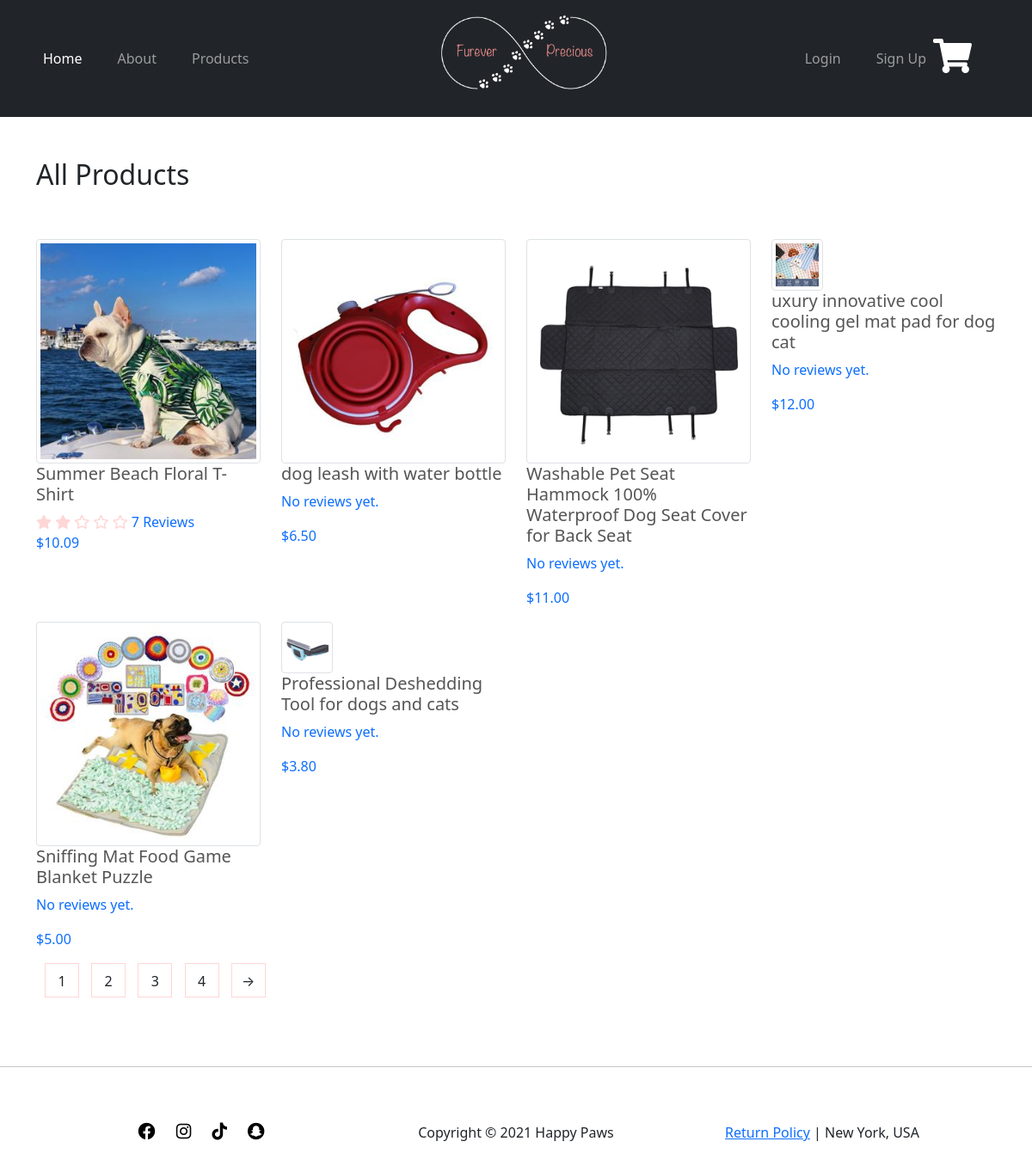
The page /products on the database as committed earlier.
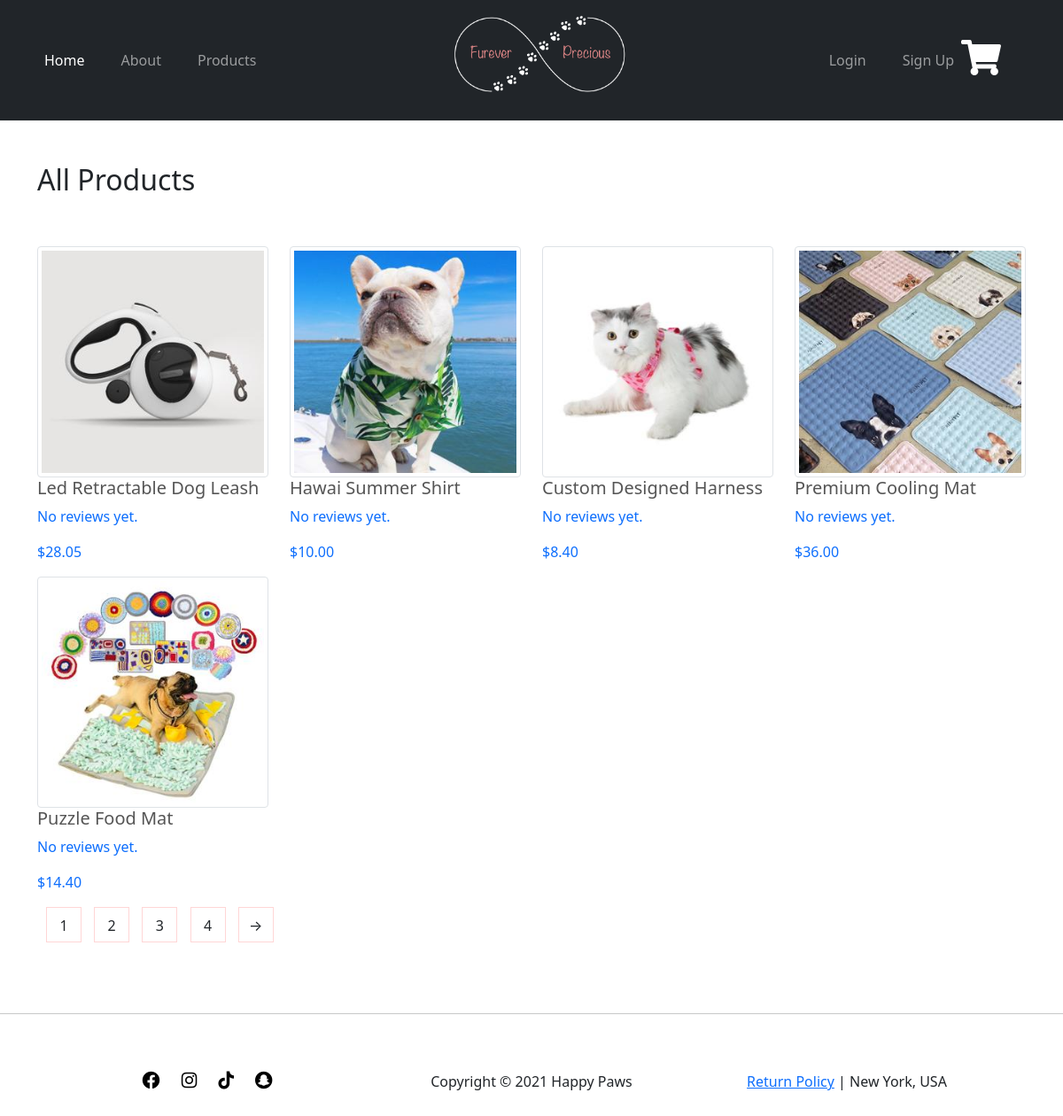
The same page on the database as committed later.
### store/models.py (models this page shows, shortened)
class Product(models.Model):
    VARIANTS = (
        ('None', 'None'),
        ('Size', 'Size'),
        ('Color', 'Color'),
        ('Size-Color', 'Size-Color')
    )
    name = models.CharField(max_length=255)
    price = models.DecimalField(max_digits=6, decimal_places=2)
    keyword = models.CharField(max_length=255)
    date_added = models.DateTimeField(default=timezone.now)
    image = models.ImageField(upload_to='products')
    description = RichTextUploadingField()
    variant = models.CharField(max_length=10, choices=VARIANTS, default='None')
    def image_tag(self):
        return mark_safe(f'<img src="{self.image.url}" height="50">')
    image_tag.short_description = "Product Image"
    def review_average(self):
        rating_dic = Review.objects.filter(product=self).aggregate(average_rating=Avg('rating'))
        rating = rating_dic['average_rating']
        if rating:
            rating_list = []
            for i in range(1, 6):
                if rating > i:
                    rating_list.append("fas fa-star")
                elif rating >= (i - 0.5):
                    rating_list.append('fas fa-star-half-alt')
                else:
                    rating_list.append('far fa-star')
            return rating_list
        else:
            return None
    def review_count(self):
        return Review.objects.filter(product=self).count()

### store/views.py (the view)
# urls.py: path('products', views.products, name='products'),
def products(request):
    context = {
        'products': Product.objects.all()
    }
    return render(request, 'store/products.html', context)

### store/templates/store/products.html
{% extends "store/base.html" %}
{% load static %}
{% block content %}
    <div class="container">
        <div class="row my-5">
            <div class="col">
                <h2>All Products</h2>
            </div>
        </div>
        <div class="row products-link">
            {% for product in products %}
            <a href="{% url 'product' product.id %}" class="col-sm col-md-4 col-lg-3 products">
                    <img src="{{ product.image.url }}" class="img-thumbnail" alt="">
                    <h5>{{ product.name }}</h5>
                    {% if product.review_average %}
                        <div class="rating">
                            {% for rating in product.review_average %}
                                <i class="{{ rating }}" aria-hidden="true"></i>
                            {% endfor %}
                            {{ product.review_count }} Review{{ product.review_count|pluralize }}
                        </div>
                    {% else %}
                        <p>No reviews yet.</p>
                    {% endif %}
                    <p>${{ product.price }}</p>
            </a>
            {% endfor %}
        </div>
        <div class="page-btn">
            <span>1</span>
            <span>2</span>
            <span>3</span>
            <span>4</span>
            <span>&#8594;</span>
        </div>
    </div>
{% endblock content %}

### store/templates/store/base.html (shortened to what this page needs)
{% load static %}
<!doctype html>
<html lang="en">
  <head>
    <link href="https://cdn.jsdelivr.net/npm/bootstrap@5.0.1/dist/css/bootstrap.min.css" rel="stylesheet">
    <link rel="stylesheet" href="https://cdnjs.cloudflare.com/ajax/libs/font-awesome/5.15.3/css/all.min.css">
    <link rel="stylesheet" type="text/css" href="{% static 'store/style.css' %}">
  </head>
  <body>
      <nav class="navbar navbar-expand-lg navbar-dark bg-dark py-5">
        <div class="container">
          <a class="navbar-brand navbar-brand-centered" href="{% url 'store-home' %}">
            <img src="{% static 'store/images/fureverprecious_logo.png' %}" alt="">
          </a>
          <div class="collapse navbar-collapse" id="navbarSupportedContent">
            <ul class="navbar-nav me-auto mb-2 mb-md-0">
              <li class="nav-item">
                <a class="nav-link active" aria-current="page" href="{% url 'store-home' %}">Home</a>
              </li>
              <li class="nav-item">
                <a class="nav-link" aria-current="page" href="#">About</a>
              </li>
              <li class="nav-item">
                <a class="nav-link" href="{% url 'products' %}">Products</a>
              </li>
            </ul>
            <ul class="navbar-nav">
              {% if user.is_authenticated %}
                <li class="nav-item dropdown">
                  <a class="nav-link dropdown-toggle" href="#" id="navbarDropdown" role="button" data-bs-toggle="dropdown" aria-expanded="false">
                    Hello, {{ user.username|title }}
                  </a>
                  <ul class="dropdown-menu" aria-labelledby="navbarDropdown">
                    <li><a class="dropdown-item" href="{% url 'user-profile' %}">Profile</a></li>
                    <li><hr class="dropdown-divider"></li>
                    <li><a class="dropdown-item" href="{% url 'user-logout' %}">Log Out</a></li>
                  </ul>
                </li>
              {% else %}
                <li class="nav-item">
                  <a class="nav-link" aria-current="page" href="{% url 'user-login' %}">Login</a>
                </li>
                <li class="nav-item">
                  <a class="nav-link" href="{% url 'user-register' %}">Sign Up</a>
                </li>
              {% endif %}
            </ul>
          </div>
          <li class="nav-item">
            <a href="{% url 'cart' %}"><i class="fas fa-shopping-cart"></i></a>
          </li>
        </div>
      </nav>
    {% block content %}
    {% endblock %}
    <hr>
    <footer>
        <div class="container p-5">
            <div class="row">
                <div class="col socials">
                    <a href=""><i class="fab fa-facebook"></i></a>
                    <a href=""><i class="fab fa-instagram"></i></a>
                    <a href=""><i class="fab fa-tiktok"></i></a>
                    <a href=""><i class="fab fa-snapchat"></i></a>
                </div>
                <div class="col">
                    Copyright &copy; 2021 Happy Paws
                </div>
                <div class="col">
                    <a href="">Return Policy</a> |
                    New York, USA
                </div>
            </div>
        </div>
    </footer>
  </body>
</html>

### store/static/store/style.css (style rules this page uses)
.navbar-brand-centered { position: absolute; left: 50%; top: 10px; text-align: center; }
.navbar>.container .navbar-brand-centered { margin-left: -100px; }
.navbar-brand img { width: 220px; }
.fa-shopping-cart { font-size: 40px; top: 45px; right: 70px; position: absolute; color: white; }
.nav-item { padding-right: 25px; }
.products { cursor: pointer; transition: transform 0.5s; }
.products h5 { color: #555; font-weight: normal; }
footer { text-align: center; }
.socials i { padding-right: 20px; font-size: 20px; color: black; }
.products-link a { text-decoration: none; }
.page-btn { margin: 0 auto 80px; }
.page-btn span { display: inline-block; border: 1px solid #ffd6d6; margin-left: 10px; width: 40px; height: 40px; text-align: center; line-height: 40px; cursor: pointer; }

Rows that differ between the two databases and show on the page:
removed Product: image (picture), name "Summer Beach Floral T-Shirt", review_count "7", price "10.09"
removed Product: image (picture), name "dog leash with water bottle", shows "No reviews yet.", price "6.50"
removed Product: image (picture), name "Washable Pet Seat Hammock 100% Waterproof Dog Seat Cover for Back Seat", shows "No reviews yet.", price "11.00"
removed Product: image (picture), name "uxury innovative cool cooling gel mat pad for dog cat", shows "No reviews yet.", price "12.00"
removed Product: image (picture), name "Sniffing Mat Food Game Blanket Puzzle", shows "No reviews yet.", price "5.00"
removed Product: image (picture), name "Professional Deshedding Tool for dogs and cats", shows "No reviews yet.", price "3.80"
added Product: image (picture), name "Led Retractable Dog Leash", shows "No reviews yet.", price "28.05"
added Product: image (picture), name "Hawai Summer Shirt", shows "No reviews yet.", price "10.00"
added Product: image (picture), name "Custom Designed Harness", shows "No reviews yet.", price "8.40"
added Product: image (picture), name "Premium Cooling Mat", shows "No reviews yet.", price "36.00"
added Product: image (picture), name "Puzzle Food Mat", shows "No reviews yet.", price "14.40"
